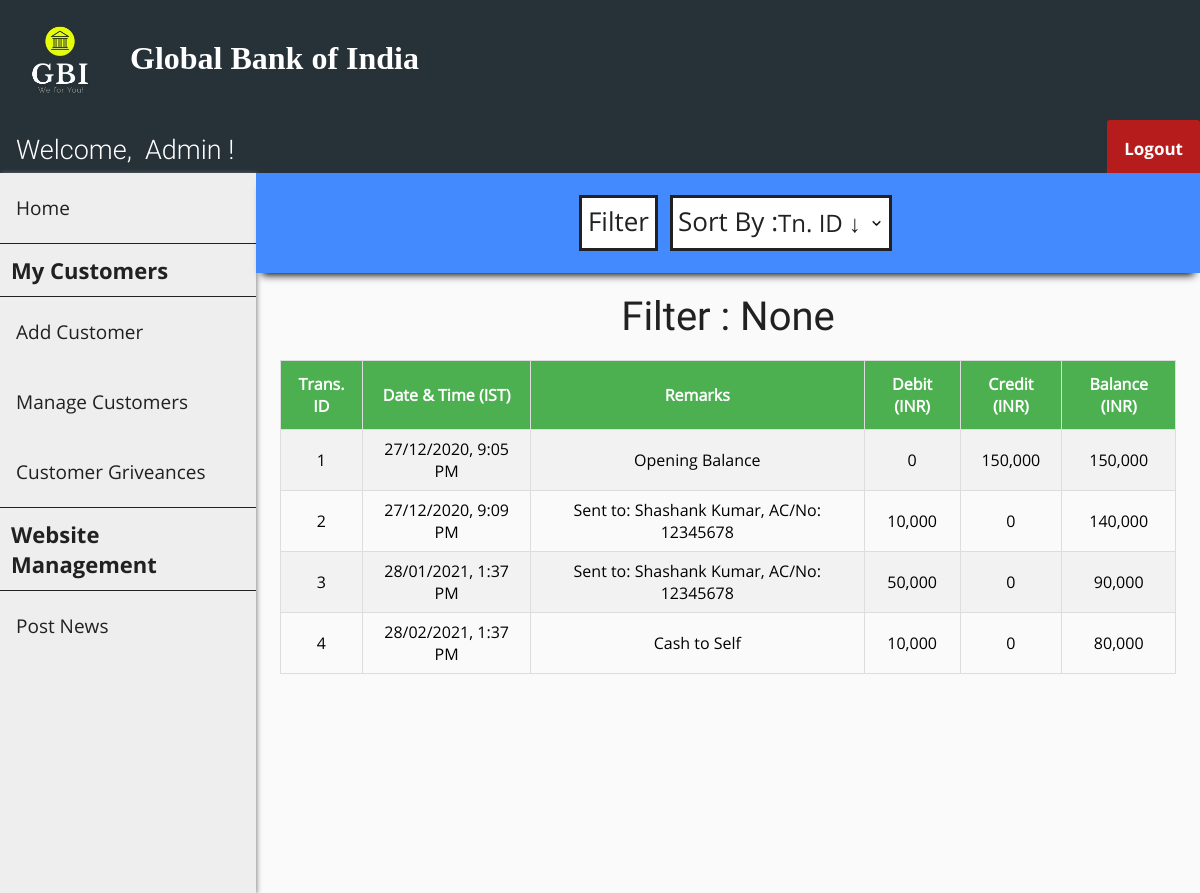
The app's page /net-banking/transactions.php?cust_id=2 (signed in) with its own data.
### tables this page shows
CREATE TABLE `passbook2` (
  `trans_id` int(11) NOT NULL,
  `trans_date` datetime DEFAULT NULL,
  `remarks` varchar(255) DEFAULT NULL,
  `debit` int(11) DEFAULT NULL,
  `credit` int(11) DEFAULT NULL,
  `balance` int(11) DEFAULT NULL
);

### net-banking/transactions.php (the view, shortened to what this page needs)
<?php
    include "connect.php";
    include "header.php";
    include "user_navbar.php";
    include "admin_sidebar.php";
    $sql0 = "SELECT * FROM passbook".$_SESSION['cust_id'];
    $filter_indicator = "None";
?>
<!DOCTYPE html>
<html>
<head>
    <link rel="stylesheet" href="transactions_style.css">
</head>
<body>
    <div class="search-bar-wrapper">
        <div class="search-bar" id="the-search-bar">
            <div class="flex-item-search-bar" id="fi-search-bar">
                <button id="search" onclick="document.getElementById('id01').style.display='block'">Filter</button>
                <div class="flex-item-by">
                    <label id="sort">Sort By :</label>
                </div>
                <div class="flex-item-search-by">
                    <select name="by" onChange="window.location.href=this.value">
                        <option selected disabled hidden>
                            <?php if (empty($_GET['sort'])) {?>Tn. ID &darr;<?php } ?>
                        </option>
                    </select>
                </div>
            </div>
        </div>
    </div>
    <div class="flex-container">
        <p id="none">Filter : <?php echo $filter_indicator ?></p>
    </div>
    <div class="flex-container">
        <?php
            $result = $conn->query($sql0);
            if ($result->num_rows > 0) {?>
                <table id="transactions">
                    <tr>
                        <th>Trans. ID</th>
                        <th>Date & Time (IST)</th>
                        <th>Remarks</th>
                        <th>Debit (INR)</th>
                        <th>Credit (INR)</th>
                        <th>Balance (INR)</th>
                    </tr>
        <?php
            while($row = $result->fetch_assoc()) {?>
                    <tr>
                        <td><?php echo $row["trans_id"]; ?></td>
                        <td>
                            <?php
                                $time = strtotime($row["trans_date"]);
                                $sanitized_time = date("d/m/Y, g:i A", $time);
                                echo $sanitized_time;
                             ?>
                        </td>
                        <td><?php echo $row["remarks"]; ?></td>
                        <td><?php echo number_format($row["debit"]); ?></td>
                        <td><?php echo number_format($row["credit"]); ?></td>
                        <td><?php echo number_format($row["balance"]); ?></td>
                    </tr>
            <?php } ?>
            </table>
            <?php
            } else {  ?>
                <p id="none"> No results found :(</p>
            <?php }
            $conn->close(); ?>
    </div>
</body>
</html>

### net-banking/header_style.css (style rules this page uses)
body { margin: 0; padding: 0; background-color: #FAFAFA; }

### net-banking/transactions_style.css (style rules this page uses)
.flex-container { display: -webkit-flex; display: flex; margin-left: 256px; width: auto; height: auto; padding-top: 20px; flex-direction: column; overflow-x: auto; }
.search-bar-wrapper { height: 100px; }
.search-bar-wrapper .search-bar { display: -webkit-flex; display: flex; margin-left: 256px; position: relative; width: auto; height: 100px; flex-direction: column; background-color: #448AFF; box-shadow: 0 8px 8px -6px black; overflow: hidden; }
label[id="sort"] { display: block; float: left; color: #212121; font-family: OpenSans-Regular; font-size: 26px; background-color: white; border: 3px solid #212121; border-right: 0; margin: 12px; margin-right: 0px; height: 45px; padding-top: 5px; padding-left: 5px; }
select { font-family: OpenSans-Regular; color: #212121; font-size: 24px; background: url("images/down_arrow.png") 96% / 15% no-repeat #eee; -webkit-appearance: none; -moz-appearance: none; background-color: white; border: 3px solid #212121; border-left: 0; margin: 12px; margin-left: 0px; height: 56px; width: 115%; }
.flex-item-search-bar { display: -webkit-flex; display: flex; flex-direction: row; margin: auto; width: auto; height: auto; }
button[id="search"] { font-family: OpenSans-Regular; color: #212121; font-size: 26px; background-color: white; cursor: pointer; height: 40px; margin-top: 12px; padding-top: 5px; padding-bottom: 45px; border: 3px solid #212121; }
label { display: block; float: left; color: #212121; font-family: OpenSans-Bold; font-size: 20px; }
#transactions { font-family: OpenSans-Regular; border-collapse: collapse; width: 80%; margin: auto; }
@media screen and (max-width: 1280px) { #transactions { width: 95%; } }
#transactions td, #transactions th { text-align: center; border: 1px solid #ddd; padding: 8px; }
#transactions tr:nth-child(even) { background-color: #f2f2f2; }
#transactions th { padding-top: 12px; padding-bottom: 12px; background-color: #4CAF50; color: white; }
p[id="none"] { margin: auto; font-size: 40px; color: #212121; font-family: Roboto-Regular; }

### records on screen
passbook2: trans_id "1", trans_date "27/12/2020, 9:05 PM", remarks "Opening Balance", debit "0", credit "150,000", balance "150,000"
passbook2: trans_id "2", trans_date "27/12/2020, 9:09 PM", remarks "Sent to: Shashank Kumar, AC/No: 12345678", debit "10,000", credit "0", balance "140,000"
passbook2: trans_id "3", trans_date "28/01/2021, 1:37 PM", remarks "Sent to: Shashank Kumar, AC/No: 12345678", debit "50,000", credit "0", balance "90,000"
passbook2: trans_id "4", trans_date "28/02/2021, 1:37 PM", remarks "Cash to Self", debit "10,000", credit "0", balance "80,000"

### other values on screen
$filter_indicator "None"
